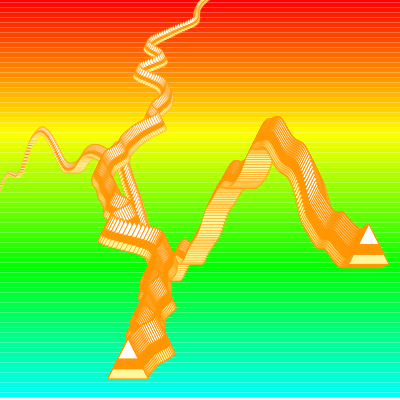
Frame 1 (no input)
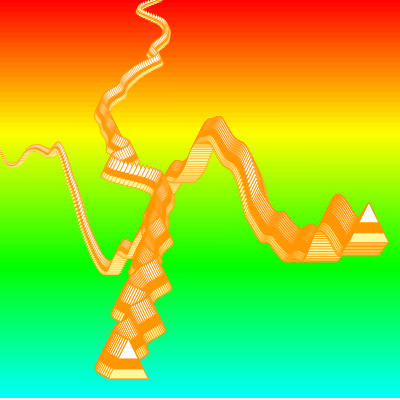
Frame 60 (no input)
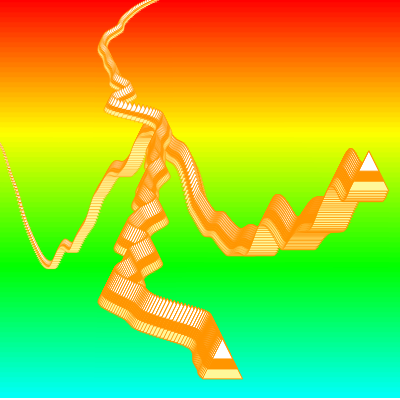
Frame 120 (the mouse pressed at the canvas centre since frame 60)

The p5.js sketch that drew these frames (run headless with seeded random() and noise() and a simulated clock; from frame 60 on, the mouse is pressed at the canvas centre):

// p5.js sketch
// ── sketch.js
//////Candy Corn Sketch////////////
let annieNoisePosition = 0;
let annieNoiseSpeed = 0.01;
let annieStartingPoint = 0;
let annieX = 0;
let annieY = 0;

function setup() {
  createCanvas(400, 400);
  angleMode(DEGREES);
  colorMode(HSB);
}

function draw() {
  //Background color//////////
  //Using for loop for my gradient background
  //It draws a line every 5 pixels from 0 to the height of the canvas
  //It also changes the hue of the stroke color from green to blue.
  for (let y = 0; y < height; y += 5) {
    let hue = map(y, 0, height, 0, 180);
    stroke(hue, 100, 100);
    strokeWeight(5);
    line(0, y, width, y);
  }

  //Candy Corn Part///////////
  annieNoisePosition = annieStartingPoint;
  strokeWeight(1); 
  stroke(35, 100, 100);//set stroke color to orange
  
  //moving candy corn on the right using for loop
  //It draws a candy corn every pixel from 0 to i-30 through x axis
  //Since I used a triangleScale, so it scales from 0 to 1 based on its x position
  for (let i = 0; i < width; i++){
    let annieY = noise(annieNoisePosition) * height;
    annieNoisePosition = annieNoisePosition + annieNoiseSpeed;
    let triangleScale = map(i, 0, width, 0, 1);
    //design the candy corn
    push();
    translate(i - 30, annieY);
    scale(triangleScale);
    fill(55, 40, 100);
    triangle(0, 0, 20, 40, -20, 40);
    fill(35, 100, 100);
    triangle(0, 0, 15, 30, -15, 30);
    fill(0, 0, 100);
    triangle(0, 0, 10, 20, -10, 20);
    pop();
  }

  //moving candy corn on the bottom using for loop
  //It draws a candy corn every pixel from 0 to i-60 through y axis
  //Since I used a triangleScale, so it scales from 0 to 1 based on its y position
    for (let i = 0; i < width; i++){
    let annieY = noise(annieNoisePosition) * height;
    annieNoisePosition = annieNoisePosition + annieNoiseSpeed;
    let triangleScale = map(i, 0, width, 0, 1);
    //design the candy corn
    push();
    translate(annieY, i - 60);
    scale(triangleScale);
    fill(55, 40, 100);
    triangle(0, 0, 20, 40, -20, 40);
    fill(35, 100, 100);
    triangle(0, 0, 15, 30, -15, 30);
    fill(0, 0, 100);
    triangle(0, 0, 10, 20, -10, 20);
    pop();
    }
  annieStartingPoint = annieStartingPoint + annieNoiseSpeed;
}
